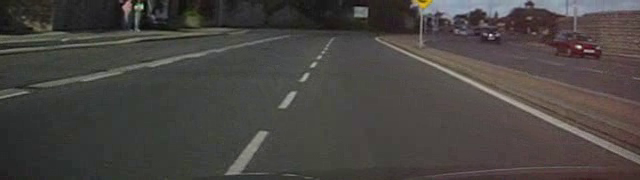
#> input picture frame 38 of Fourth Year/Computer Vision/StayingInLane.avi, 640 x 180 px
$ python assignment2.py
#> lines starting #> are read from the running program, lines starting #| are printed output that depends on the picture; after the words box and inside, x2 and y2 are one past the last pixel; in counts of white or black regions, pixels touching at a corner belong together
import numpy as np
import cv2
from PIL import ImageGrab

# define the region of interest we want to check
def roi(frame, vertices):
	# create a mask of zeros the size of the frame
	mask = np.zeros_like(frame)
	# fill the area bounded by several polygonal contours
	cv2.fillPoly(mask, vertices, 255)
	# calculate the per-element bit-wise conjunction of two arrays or an array and a scalar
	masked = cv2.bitwise_and(frame, mask)
	# return the masked frame
	return masked

# import the video
video = cv2.VideoCapture('C:\\Users\\Derek\\OneDrive\\ITB Year 4\\Semester 2\\Computer Vision\\StayingInLane.avi')

# while the video is being played
while True:
	# get the frame from the video
    ret, orig_frame = video.read()
#> orig_frame is the input picture: shape (180, 640, 3); mean B, G, R 66.1, 69, 72.8

    # if theres no frame
    if not ret:
    	# re-import the video
        video = cv2.VideoCapture('C:\\Users\\Derek\\OneDrive\\ITB Year 4\\Semester 2\\Computer Vision\\StayingInLane.avi')
        # break continue with the program
        continue

    # convert the frame to grayscale
    grayscale = cv2.cvtColor(orig_frame, cv2.COLOR_BGR2GRAY)
    # copy the frame
    frame = grayscale.copy()

    # apply canny edge detection to the frame, by adjusting the lower and upper threshold can increase/decrease the clarity and lines
    # of the frame. In this case 80 and 180 seemed to work best
    edges = cv2.Canny(frame, 80, 180)
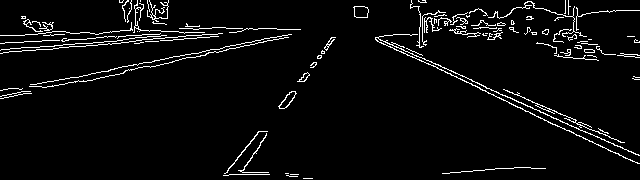
#> edges: shape (180, 640); 4.4% white in thin lines or dots

    # smooth the image edges by applying a filter
    edges = cv2.GaussianBlur(edges, (5, 5), 0)
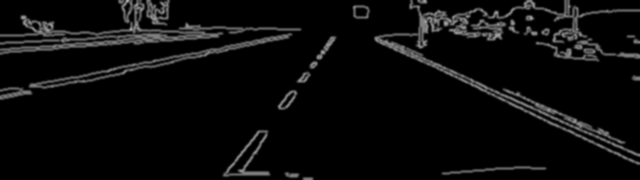
#> edges: shape (180, 640); min 0, max 181, mean 11.3

    # create an array of vertices with the co-ordinates for the custom Region Of Interest ROI
    vertices = np.array([[80, 160],[300,40], [320,50], [360,50], [500,80], [600,150]], np.int32)
    # apply the ROI to the frame
    position = roi(edges, [vertices])
#> in roi, `cv2.fillPoly(mask, vertices, 255)`:
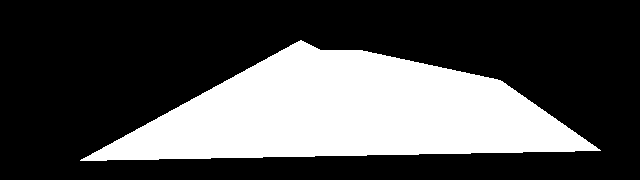
#> mask: shape (180, 640); 30.9% white; 1 white region, box (x1, y1, x2, y2) and area: (80, 40, 601, 161) 35641
#> in roi, `masked = cv2.bitwise_and(frame, mask)`:
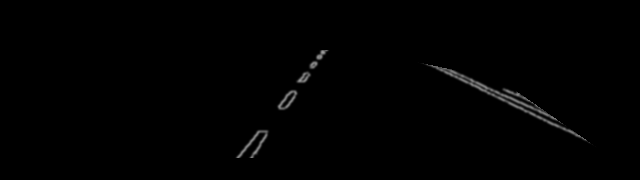
#> masked: shape (180, 640); min 0, max 155, mean 1.4

    # set the min line length and the max gap
    lines = cv2.HoughLinesP(position, 1, np.pi/180, 80, maxLineGap=5)
#> lines = 17 rows, first 6: [422, 63, 587, 143], [445, 68, 586, 140], [427, 64, 595, 146], [431, 65, 589, 142], [450, 69, 579, 135], [459, 71, 565, 125]

    # if there is a line
    if lines is not None:
    	# iterate through the lines
        for line in lines:
        	# get the X and Y coordinates of the line
            x1, y1, x2, y2 = line[0]
            # add a green line the frame, with a thickness of 2 pixels
            cv2.line(orig_frame, (x1, y1), (x2, y2), (180, 105, 255), 2)
#> this loop made 17 passes
#> (x1, y1, x2, y2) on passes 1 to 12: (422, 63, 587, 143), (445, 68, 586, 140), (427, 64, 595, 146), (431, 65, 589, 142), (450, 69, 579, 135), (459, 71, 565, 125), (276, 106, 323, 50), (454, 70, 572, 130), (277, 108, 329, 51), (276, 108, 326, 50), (278, 110, 326, 55), (280, 110, 298, 92)
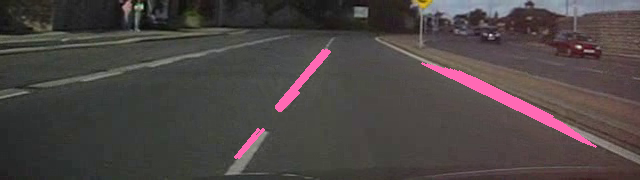
#> orig_frame: shape (180, 640, 3); 2.38% of pixels changed, all inside (x1, y1, x2, y2) = (234, 49, 597, 159)

 	# show the video with the lines overlay
    cv2.imshow("frame", orig_frame)
    # show the video with the canny edges
    cv2.imshow("edges", edges)
    # show the grayscale video
    cv2.imshow("grayscale", grayscale)

    # display the frame for specified milliseconds
    key = cv2.waitKey(25)
#> (key Esc is pressed here)

    # if the key is 27 milliseconds
    if key == 27:
    	# break from the playing of the video
        break

# close the opend video file
video.release()
# destroy the window which was created
cv2.destroyAllWindows()

$ run again, starting later in the video
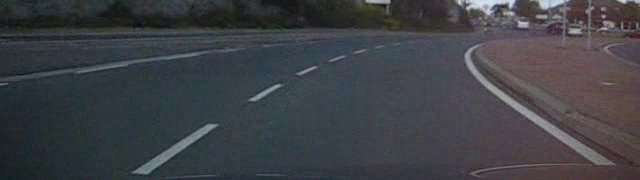
#> input picture frame 173 of Fourth Year/Computer Vision/StayingInLane.avi, 640 x 180 px
#> orig_frame is the input picture: shape (180, 640, 3); mean B, G, R 70.4, 65.2, 63
#> `edges = cv2.Canny(frame, 80, 180)`:
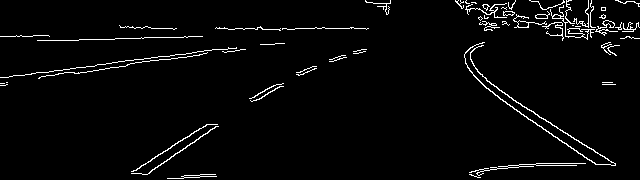
#> edges: shape (180, 640); 3.1% white in thin lines or dots
#> mask: shape (180, 640); 30.9% white; 1 white region, box (x1, y1, x2, y2) and area: (80, 40, 601, 161) 35641
#> lines = 32 rows, first 6: [250, 103, 285, 84], [295, 76, 317, 64], [475, 81, 599, 150], [327, 61, 342, 53], [248, 101, 283, 81], [146, 159, 216, 122]
#> the loop `for line in lines:` made 32 passes
#> after the loop `for line in lines:`:
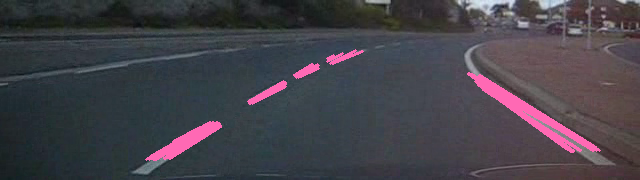
#> orig_frame: shape (180, 640, 3); 3.16% of pixels changed, all inside (x1, y1, x2, y2) = (145, 49, 601, 161)

$ run again, starting later in the video
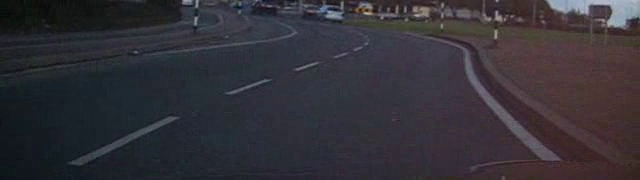
#> input picture frame 308 of Fourth Year/Computer Vision/StayingInLane.avi, 640 x 180 px
#> orig_frame is the input picture: shape (180, 640, 3); mean B, G, R 56.1, 49.2, 51.8
#> `edges = cv2.Canny(frame, 80, 180)`:
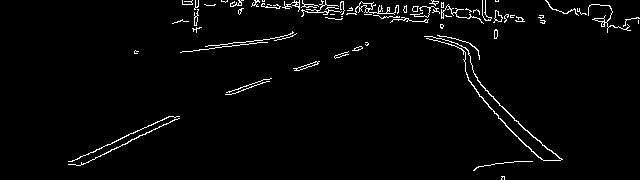
#> edges: shape (180, 640); 2.5% white in thin lines or dots, all inside (x1, y1, x2, y2) = (68, 0, 640, 180)
#> mask: shape (180, 640); 30.9% white; 1 white region, box (x1, y1, x2, y2) and area: (80, 40, 601, 161) 35641
#> lines = 30 rows, first 6: [83, 160, 181, 119], [292, 71, 321, 59], [87, 156, 181, 116], [225, 96, 273, 76], [93, 160, 180, 120], [90, 156, 181, 118]
#> the loop `for line in lines:` made 30 passes
#> after the loop `for line in lines:`:
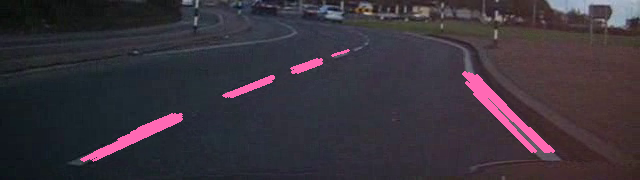
#> orig_frame: shape (180, 640, 3); 2.98% of pixels changed, all inside (x1, y1, x2, y2) = (80, 49, 555, 162)
